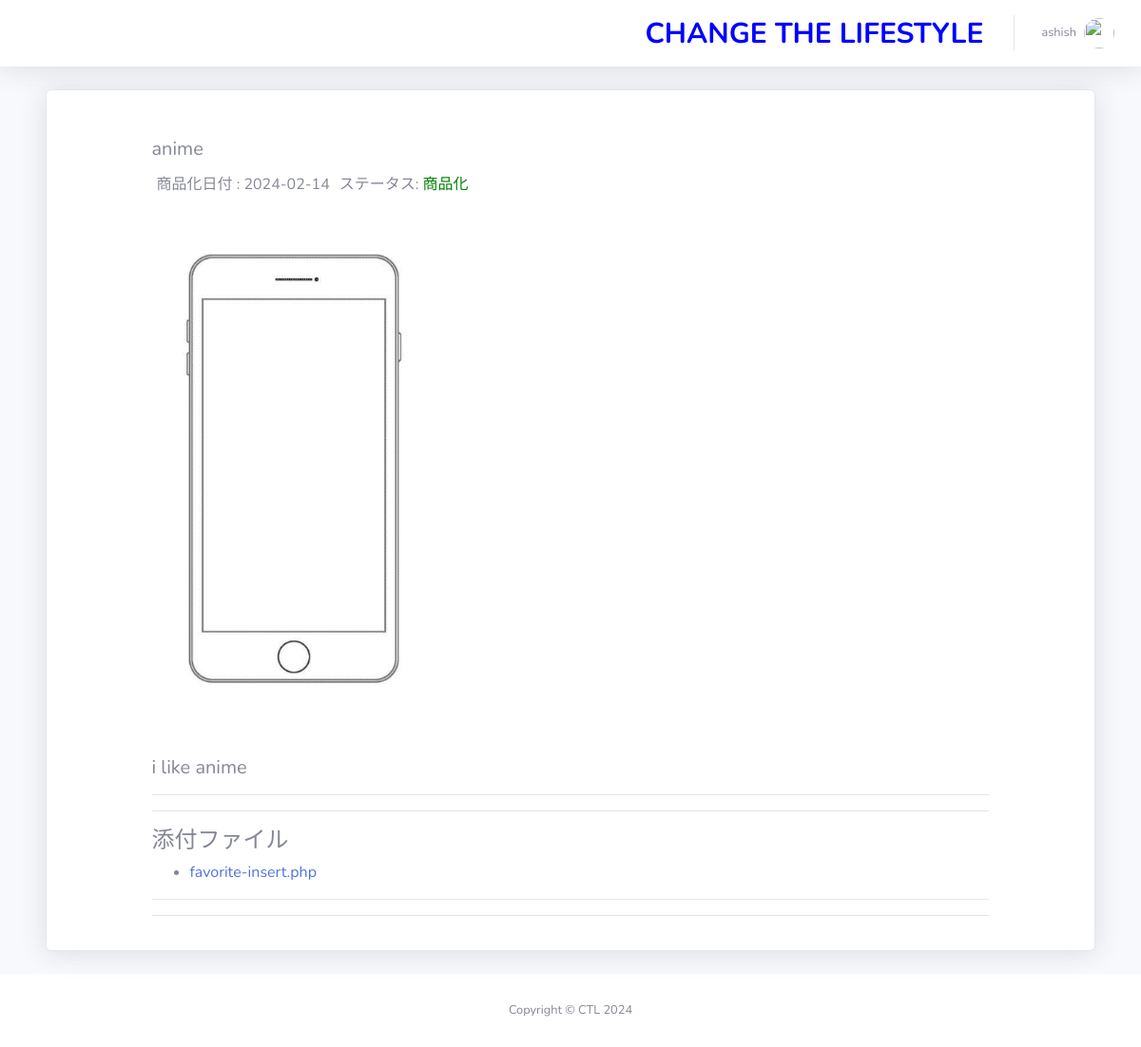
The app's page /dashboard/post/view/42 (signed in) with its own data.
### dashboard/models.py (models this page shows, shortened)
class Author(models.Model):
    author = models.OneToOneField(User, on_delete=models.SET_NULL, null=True)
    email_text = models.CharField(max_length=255, blank=True, null=True, verbose_name='Email')
    first_name = models.CharField(max_length=100, null=True, blank=True, verbose_name='First Name')
    last_name = models.CharField(max_length=100, null=True, blank=True, verbose_name='Last Name')
    designation = models.CharField(max_length=10, null=True)
    author_image = models.ImageField(upload_to='author/', verbose_name='Author Profile Image', blank=True, null=True)
    class Meta:
        verbose_name_plural = 'Author'

### idea/models.py (models this page shows, shortened)
class Idea(models.Model):
    status = (
        ('商品化', '商品化'),
        ('保留', '保留')
    )
    title = models.CharField(max_length=200, null=True)
    detail = models.TextField(max_length=2000, null=True)
    image = models.ImageField(upload_to='images/media', null=True, blank=True)
    status = models.CharField(max_length=20, choices=status, default='保留')
    author = models.ForeignKey(Author, on_delete=models.CASCADE)
    email_text = models.CharField(max_length=255, blank=True, null=True, verbose_name='Email')
    created_at = models.DateTimeField(auto_now_add=True)
    new_date_field = models.DateTimeField(null=True, blank=True)
    files = models.ManyToManyField(IdeaFile, related_name='idea_files', blank=True)
    class Meta:
        verbose_name_plural = 'Ideas'

class IdeaFile(models.Model):
    idea = models.ForeignKey('Idea', on_delete=models.CASCADE)
    file = models.FileField(upload_to='idea_files/')
    uploaded_at = models.DateTimeField(auto_now_add=True)

### dashboard/views.py (the view)
# urls.py: path('post/view/<str:id>', views.PostView.as_view(), name='post'),
class PostView(View):
    def dispatch(self, request, *args, **kwargs):
        return super().dispatch(request, *args, **kwargs)
    def get(self, request, id):
        post_obj = get_object_or_404(Idea, id=id)
        files = post_obj.files.all()  # Fetch associated files
        context = {
            'post': post_obj,
            'files': files,  # Include files in the context
        }
        return render(request, 'dashboard/post/post_view.html', context)

### templates/dashboard/post/post_view.html (shortened to what this page needs)
{% extends 'dashboard/base/base.html' %}
{% block body %}
{% load static %}
{% load humanize %}
<div class="container-fluid">
    <div class="row">
        <div class="col">
            <div class="card shadow mb-4">
                <div class="row" style="padding: 20px;">
                    <div class="col-10 mx-auto">
                        <h5>{{ post.title }}</h5>
                        <div class="text_div">
                            {% if post.status == '商品化' %}
                            <p><td> 商品化日付 </td>: {{ post.new_date_field|date:"Y-m-d" }}</p>
                                <p>ステータス: <span style="color: green;"> {{ post.status }}</span> </p>
                            {% else %}
                            <p><td> 投稿日付 </td>: {{ post.created_at|date:"Y-m-d" }}</p>
                                <p>ステータス: <span style="color: red; background-color: rgb(70, 123, 172); padding: 5px; border-radius: 10px; ">{{ post.status }}</span></p>
                            {% endif %}
                        </div>
                        {% if post.image %}
                            <img src="{{ post.image.url }}" alt="{{ post.title }}" style="width: 300px; height: auto;">
                        {% else %}
                            <img src="" alt="">
                        {% endif %}
                        <h5>{{ post.detail }}</h5>
                        <hr>
                        <hr>
                        {% if post.files.all %}
                            <h4>添付ファイル</h4>
                            <ul>
                                {% for file in post.files.all %}
                                    <li><a href="{{ file.file.url }}" target="_blank">{{ file.file.name|slice:"11:" }}</a></li>
                                {% endfor %}
                            </ul>
                        {% else %}
                            <p>ファイルが添付されていない。</p>
                        {% endif %}
                        <hr>
                        <hr>
                    </div>
                </div>
            </div>
        </div>
    </div>
</div>
{% endblock %}

### templates/dashboard/base/base.html (shortened to what this page needs)
<!DOCTYPE html>
<html lang="en">
    {% load static %}
    {% load humanize %}
<head>
    {% load static %}
    <link href="{% static  'vendor/fontawesome-free/css/all.min.css' %}" rel="stylesheet" type="text/css">
    <link href="{% static 'css/sb-admin-2.min.css' %}" rel="stylesheet">
</head>
<body id="page-top">
    <div id="wrapper">
        <div id="content-wrapper" class="d-flex flex-column">
            <div id="content">
                <nav class="navbar navbar-expand navbar-light bg-white topbar mb-4 static-top shadow">
                    <ul class="navbar-nav ml-auto">
                        <li class="nav-item mx-1">
                            <a class="nav-link" style="color: blue; font-size: 30px; font-weight: bold;" href="{% url 'home' %}">
                                     CHANGE THE LIFESTYLE
                            </a>
                        </li>
                        {% if user.is_authenticated %}
                        <li class="nav-item dropdown no-arrow">
                            <a class="nav-link dropdown-toggle" href="#" id="userDropdown" role="button"
                                data-toggle="dropdown" aria-haspopup="true" aria-expanded="false">
                                <span class="mr-2 d-none d-lg-inline text-gray-600 small">{{ user.author.author.username }}</span>
                                {% if user.author.author_image %}
                                <img class="img-profile rounded-circle"
                                    src="{{ user.author.author_image.url }}">
                                {% else %}
                                <img class="img-profile rounded-circle" src="https://www.pngarts.com/files/11/Avatar-PNG-Transparent-Image.png" alt="">
                                {% endif %}
                            </a>
                        </li>
                        {% endif %}
                    </ul>
                </nav>
                <div class="container-fluid">
                {% block body %}{% endblock %}
            </div>
            <footer class="sticky-footer bg-white" style="bottom: 0;">
                <div class="container my-auto">
                    <div class="copyright text-center my-auto">
                        <span>Copyright &copy; CTL 2024</span>
                    </div>
                </div>
            </footer>
        </div>
    </div>
</body>
</html>

### records on screen
Idea: title "anime", new_date_field "2024-02-14", status "商品化", image (picture), detail "i like anime"
IdeaFile: file.name "favorite-insert.php"

### other values on screen
{{ user.author.author.username }} "ashish"
